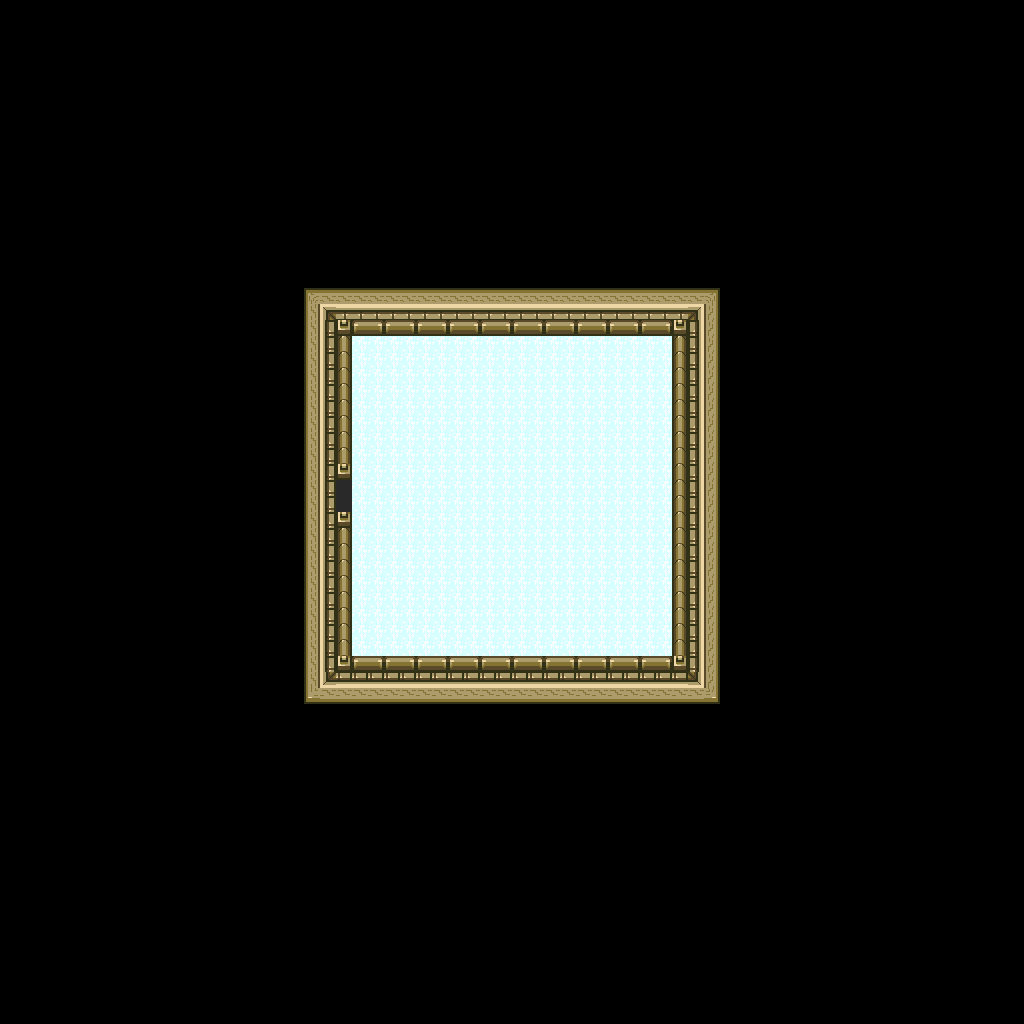

Tiled map render using the project's own tile images. Description and the map definition, with tile-layer contents summarised, below:
An orthogonal 64x64 tile map with 16x16 px tiles, 1 tile layer (base), 1 hidden layer not drawn and 3 objects.

<map version="1.10" tiledversion="1.12.1" orientation="orthogonal" renderorder="right-down" width="64" height="64" tilewidth="16" tileheight="16" infinite="0" nextlayerid="3" nextobjectid="4">
 <tileset firstgid="1" source="../classiciphone_pics4.tsx" />
 <layer id="1" name="base" width="64" height="64">
  <data>[4096 cells, 4096 non-empty, 23 distinct tile ids]</data>
 </layer>
 <layer id="2" name="collision" width="64" height="64" visible="0">
  <properties><property name="collision" value="true" /></properties>
  <data>[4096 cells, 3694 non-empty, 1 distinct tile ids]</data>
 </layer>
 <objectgroup id="3" name="npcs">
  <object id="1" x="256.0" y="288.0" width="16" height="16">
   <properties>
    <property name="script" type="string">-- Auto-converted from GraalScript
-- [CLIENT-SIDE — server no-op]
-- if (playerenters){
-- this.focus = 0;
-- }
-- if (playerdies) {
-- this.focus = 0;
-- resetfocus;
-- }
-- 
-- if (playerchats) {
-- if (strequals(#c,focus on)) {
-- if (this.focus = 0) {
-- this.focus = 1;
-- timereverywhere;
-- timeout = .05;}}
-- elseif (strequals(#c,focus off)) {
-- this.focus = 0;
-- resetfocus;
-- }
-- }
-- if (timeout) {
-- if (this.focus == 1) {
-- setfocus 30.5,27.5;
-- timeout = .05;
-- }}</property>
   </properties>
  </object>
  <object id="2" x="256.0" y="336.0" width="16" height="16">
   <properties>
    <property name="script" type="string">-- Auto-converted from GraalScript
joinResource("level_pklevel")</property>
   </properties>
  </object>
  <object id="3" x="256.0" y="384.0" width="16" height="16">
   <properties>
    <property name="script" type="string">-- Auto-converted from GraalScript
-- [CLIENT-SIDE — server no-op]
-- if (playerenters) {
-- this.speedx = 0;
-- this.speedy = 0;
-- timeout = 0.05;
-- }
-- if (timeout) {
-- for (i=0;i&lt;4;i++) {
-- if (keydown(i)) {
-- this.speedx += vecx(i) * 1.5;
-- this.speedy += vecy(i) * 1.5;
-- }
-- }
-- this.speedx -= 0.5 * this.speedx/abs(this.speedx);
-- this.speedy -= 0.5 * this.speedy/abs(this.speedy);
-- 
-- if (this.speedx &gt; 0) {
-- for (i=0;i &lt; this.speedx;i++) {
-- if (!onwall(playerx + 2.5625,playery + 1) &amp;&amp; !onwall(playerx +
-- 2.5625,playery + 1.5) &amp;&amp; !onwall(playerx + 2.5625,playery + 2) &amp;&amp;
-- !onwall(playerx + 2.5625,playery + 2.5) &amp;&amp; !onwall(playerx + 2.5625,playery +
-- 2.9375)) {
-- playerx += 0.0625;
-- }
-- else {
-- this.speedx = 0;
-- break;
-- }
-- }
-- }
-- elseif (this.speedx &lt; 0) {
-- for (i=0;i &lt; abs(this.speedx);i++) {
-- if (!onwall(playerx + 0.4375,playery + 1) &amp;&amp; !onwall(playerx +
-- 0.4375,playery + 1.5) &amp;&amp; !onwall(playerx + 0.4375,playery + 2) &amp;&amp;
-- !onwall(playerx + 0.4375,playery + 2.5) &amp;&amp; !onwall(playerx + 0.4375,playery +
-- 2.9375)) {
-- playerx -= 0.0625;
-- }
-- else {
-- this.speedx = 0;
-- break;
-- }
-- }
-- }
-- if (this.speedy &gt; 0) {
-- for (i=0;i &lt; this.speedy;i++) {
-- if (!onwall(playerx + 0.5,playery + 3.0625) &amp;&amp; !onwall(playerx + 1,playery +
-- 3.0625) &amp;&amp; !onwall(playerx + 1.5,playery + 3.0625) &amp;&amp; !onwall(playerx +
-- 2,playery + 3.0625) &amp;&amp; !onwall(playerx + 2.4375,playery + 3.0625)) {
-- playery += 0.0625;
-- }
-- else {
-- this.speedy = 0;
-- break;
-- }
-- }
-- }
-- elseif (this.speedy &lt; 0) {
-- for (i=0;i &lt; abs(this.speedy);i++) {
-- if (!onwall(playerx + 0.5,playery + 0.9375) &amp;&amp; !onwall(playerx + 1,playery +
-- 0.9375) &amp;&amp; !onwall(playerx + 1.5,playery + 0.9375) &amp;&amp; !onwall(playerx +
-- 2,playery + 0.9375) &amp;&amp; !onwall(playerx + 2.4375,playery + 0.9375)) {
-- playery -= 0.0625;
-- }
-- else {
-- this.speedy = 0;
-- break;
-- }
-- }
-- }
-- 
-- timeout = 0.05;
-- }</property>
   </properties>
  </object>
 </objectgroup>
</map>
